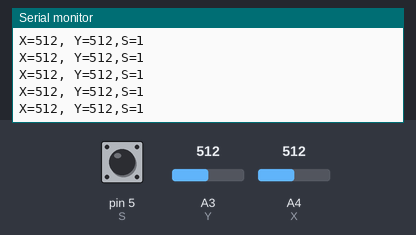
This sketch was run on a simulated Arduino Uno, built with avr-gcc and run on an emulated ATmega328P. Parts: the last lines printed to the serial monitor. The test bench sets the inputs (shaded band); at power-on: A3 (Y) = 512, A4 (X) = 512, pin 5 (S) HIGH.

Above: at 1.2 s.
1.3 s: A3 (Y) set to 716
At 1.31 s:
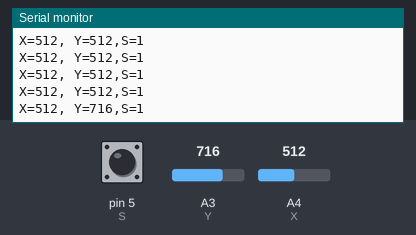
2.8 s: A4 (X) set to 716
At 2.83 s:
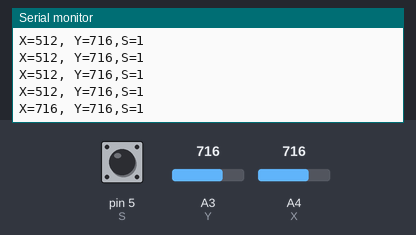
4.3 s: pin 5 (S) pulled LOW for 0.15 s
At 4.34 s:
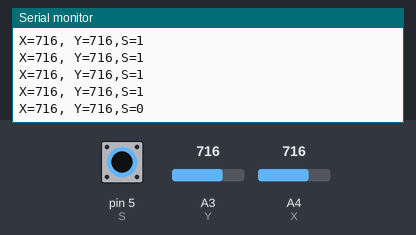
5.9 s: A3 (Y) set to 900
At 5.95 s:
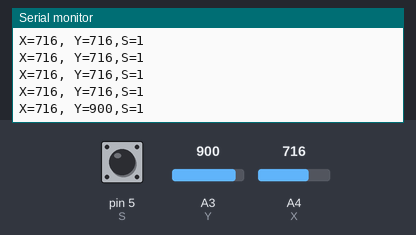
7.4 s: pin 5 (S) pulled LOW for 1 s
At 7.46 s:
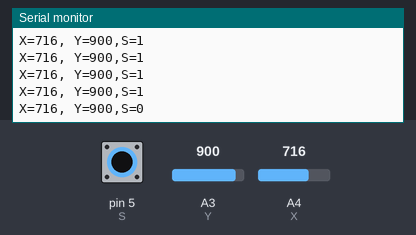
9.9 s: A4 (X) set to 900
At 9.98 s:
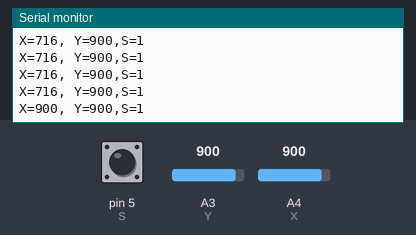
Timing chart, 0 to 12.4 s (numbered marks = the images above; inputs shaded):
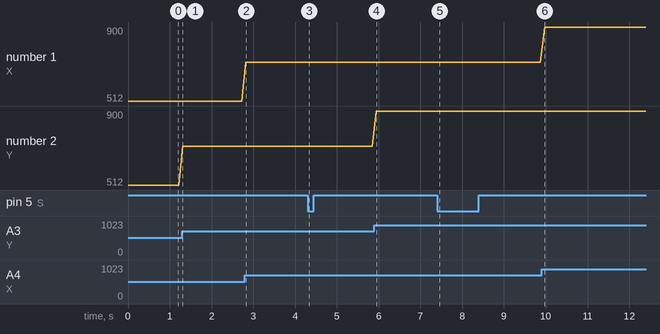

The sketch:

joystick.ino
```cpp
int X = A4; // x
int Y = A3; // y

int S = 5;

// 프로그램 시작 - 초기화 작업
void setup()
{
 Serial.begin(115200); // 시리얼 통신 초기화
 pinMode(X, INPUT);
 pinMode(Y, INPUT);
 pinMode(S, INPUT);
 digitalWrite(S, HIGH);
}
void loop()
{
 int x, y, s;
 x = analogRead(X);
 y = analogRead(Y);
 s = digitalRead(S);
 Serial.print("X="); Serial.print(x, DEC);
 Serial.print(", Y=");
 Serial.print(y, DEC);
 Serial.print(",S=");
 Serial.println(s, DEC);
 delay(100);
}
```

Measured:
- after the input at 1.3 s, the serial monitor: prints a new line at once (image 1)
- after the input at 2.8 s, the serial monitor: prints a new line at once (image 2)
- after the input at 4.3 s, the serial monitor: prints a new line at once (image 3)
- after the input at 5.9 s, the serial monitor: prints a new line at once (image 4)
- after the input at 7.4 s, the serial monitor: prints a new line after 0.05 s (image 5)
- after the input at 9.9 s, the serial monitor: prints a new line after 0.07 s (image 6)
- plotted number 2: 512 → 716 after the input at 1.3 s, 716 → 900 after the input at 5.9 s
